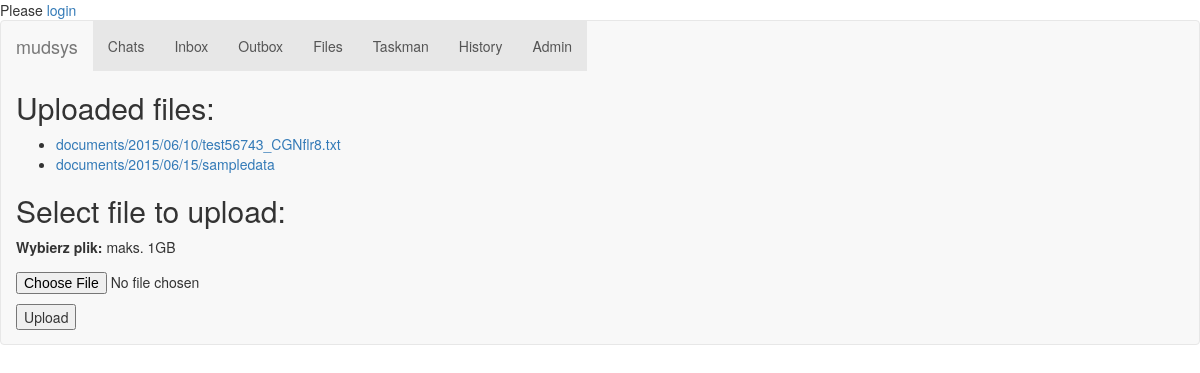
The page /files/ on the database as committed earlier.
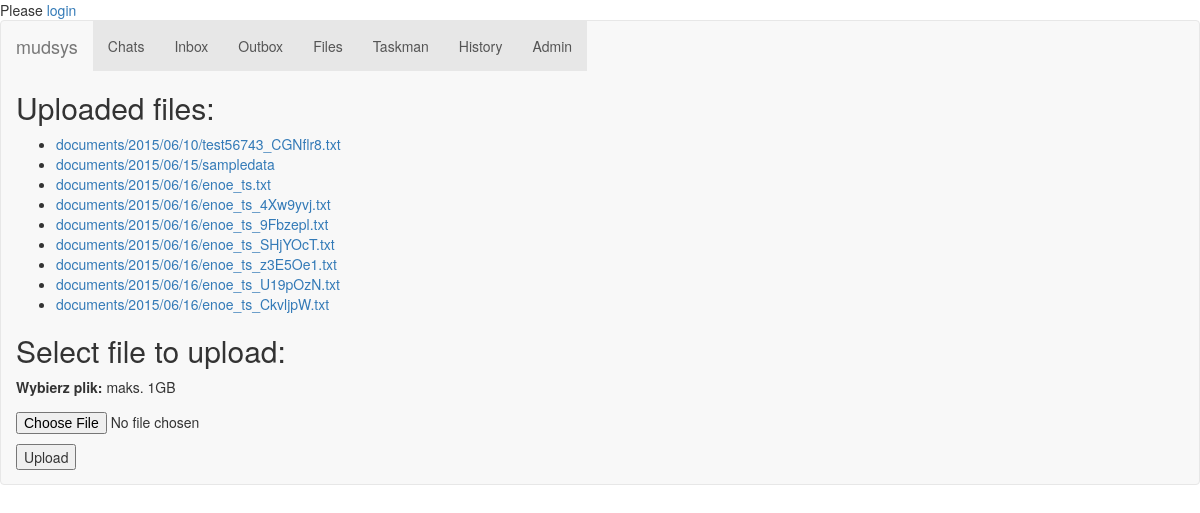
The same page on the database as committed later.
### fileman/models.py (models this page shows)
class Document(models.Model):
    docfile = models.FileField(upload_to='documents/%Y/%m/%d')

### fileman/views.py (the view)
def list(request):
    if request.method == 'POST':
        form = DocumentForm(request.POST, request.FILES)
        if form.is_valid():
            newdoc = Document(docfile = request.FILES['docfile'])
            newdoc.save()
            descstr = "Dodano plik " + request.FILES['docfile'].name
            change = Change()
            change.datetime = datetime.datetime.now()
            change.description = descstr
            change.user = request.user
            change.save()
            return HttpResponseRedirect('/files/')
    else:
        form = DocumentForm()
    documents = Document.objects.all()
    return render_to_response(
        'fileman/list.html',
        {'documents': documents, 'form':form},
        context_instance=RequestContext(request)
    )

### fileman/forms.py
class DocumentForm(forms.Form):
    docfile = forms.FileField(
        label='Wybierz plik',
        help_text='maks. 1GB'
    )

### fileman/templates/fileman/list.html (shortened to what this page needs)
{% extends "base.html" %}
{% block content %}
<h2>Uploaded files:</h2>
{% if documents %}
    <ul>
        {% for document in documents %}
            <li><a href="{{ document.docfile.url }}">{{ document.docfile.name }}</a> {% comment %} <a href="{% url 'fileman:delete' docfile.id %}"> <img src="/static/admin/img/icon-no.gif" /></a> {% endcomment %} </li>
        {% endfor %}
    </ul>
{% else %}
    <p>No documents.</p>
{% endif %}
<h2>Select file to upload:</h2>
<form action="" method="post" enctype="multipart/form-data">
    <p>{{ form.docfile.label_tag }} {{ form.docfile.help_text }}</p>
    <p>
        {{ form.docfile }}
    </p>
    <p><input type="submit" value="Upload" /></p>
</form>
{% endblock %}

Rows that differ between the two databases and show on the page:
added Document: docfile.name "documents/2015/06/16/enoe_ts.txt"
added Document: docfile.name "documents/2015/06/16/enoe_ts_4Xw9yvj.txt"
added Document: docfile.name "documents/2015/06/16/enoe_ts_9Fbzepl.txt"
added Document: docfile.name "documents/2015/06/16/enoe_ts_SHjYOcT.txt"
added Document: docfile.name "documents/2015/06/16/enoe_ts_z3E5Oe1.txt"
added Document: docfile.name "documents/2015/06/16/enoe_ts_U19pOzN.txt"
added Document: docfile.name "documents/2015/06/16/enoe_ts_CkvljpW.txt"
